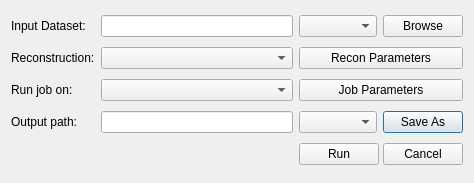
<?xml version="1.0" encoding="UTF-8"?>
<ui version="4.0">
 <class>Dialog</class>
 <widget class="QDialog" name="Dialog">
  <property name="geometry">
   <rect>
    <x>0</x>
    <y>0</y>
    <width>474</width>
    <height>183</height>
   </rect>
  </property>
  <property name="windowTitle">
   <string>Reconstruction Setup</string>
  </property>
  <layout class="QGridLayout" name="gridLayout_2">
   <item row="3" column="4">
    <widget class="QPushButton" name="output_button">
     <property name="text">
      <string>Save As</string>
     </property>
    </widget>
   </item>
   <item row="1" column="2">
    <widget class="QComboBox" name="recon_comboBox"/>
   </item>
   <item row="3" column="2">
    <widget class="QLineEdit" name="output_lineEdit"/>
   </item>
   <item row="0" column="4">
    <widget class="QPushButton" name="input_button">
     <property name="text">
      <string>Browse</string>
     </property>
    </widget>
   </item>
   <item row="3" column="1">
    <widget class="QLabel" name="output_label">
     <property name="text">
      <string>Output path:</string>
     </property>
    </widget>
   </item>
   <item row="2" column="3" colspan="2">
    <widget class="QPushButton" name="job_button">
     <property name="text">
      <string>Job Parameters</string>
     </property>
    </widget>
   </item>
   <item row="1" column="3" colspan="2">
    <widget class="QPushButton" name="recon_button">
     <property name="text">
      <string>Recon Parameters</string>
     </property>
    </widget>
   </item>
   <item row="3" column="3">
    <widget class="QComboBox" name="output_comboBox"/>
   </item>
   <item row="0" column="2">
    <widget class="QLineEdit" name="input_lineEdit">
     <property name="readOnly">
      <bool>true</bool>
     </property>
    </widget>
   </item>
   <item row="2" column="1">
    <widget class="QLabel" name="run_label">
     <property name="text">
      <string>Run job on:</string>
     </property>
    </widget>
   </item>
   <item row="1" column="1">
    <widget class="QLabel" name="recon_label">
     <property name="text">
      <string>Reconstruction:</string>
     </property>
    </widget>
   </item>
   <item row="0" column="3">
    <widget class="QComboBox" name="input_comboBox"/>
   </item>
   <item row="0" column="1">
    <widget class="QLabel" name="input_label">
     <property name="text">
      <string>Input Dataset:</string>
     </property>
    </widget>
   </item>
   <item row="2" column="2">
    <widget class="QComboBox" name="run_comboBox"/>
   </item>
   <item row="4" column="3" colspan="2">
    <layout class="QHBoxLayout" name="horizontalLayout_2">
     <property name="spacing">
      <number>4</number>
     </property>
     <property name="sizeConstraint">
      <enum>QLayout::SetNoConstraint</enum>
     </property>
     <item>
      <widget class="QPushButton" name="run_button">
       <property name="sizePolicy">
        <sizepolicy hsizetype="MinimumExpanding" vsizetype="Fixed">
         <horstretch>0</horstretch>
         <verstretch>0</verstretch>
        </sizepolicy>
       </property>
       <property name="text">
        <string>Run</string>
       </property>
      </widget>
     </item>
     <item>
      <widget class="QPushButton" name="cancel_button">
       <property name="sizePolicy">
        <sizepolicy hsizetype="MinimumExpanding" vsizetype="Fixed">
         <horstretch>0</horstretch>
         <verstretch>0</verstretch>
        </sizepolicy>
       </property>
       <property name="text">
        <string>Cancel</string>
       </property>
      </widget>
     </item>
    </layout>
   </item>
  </layout>
 </widget>
 <resources/>
 <connections/>
</ui>
